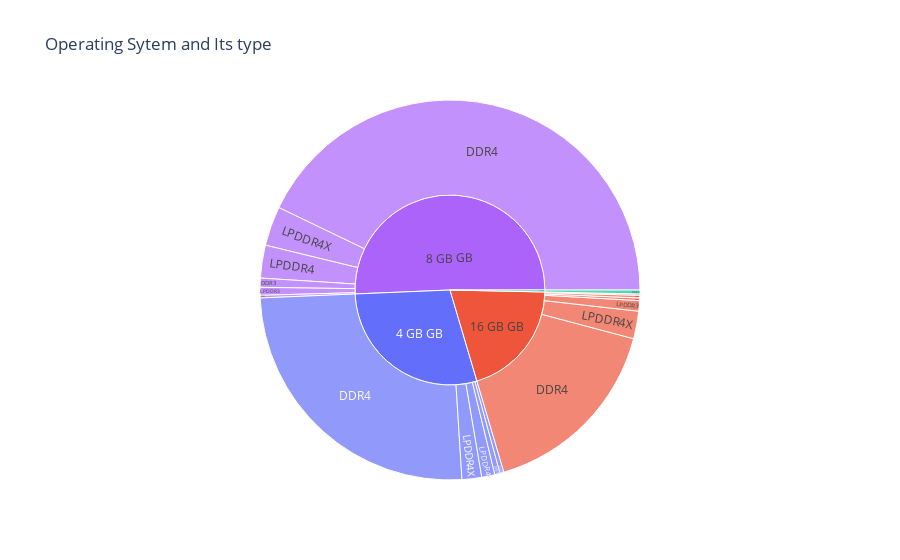

This figure's notebook cell:
### Code cell
fig = px.sunburst(df, path=['ram_gb', 'ram_type'], color='ram_gb',title='Operating Sytem and Its type ')
fig.show()

### Figure 1 — Plotly figure (JSON) as saved in the notebook; plotly's stock layout.template omitted (floating-point values rounded to 4 significant figures)
{"data": [{"branchvalues": "total", "customdata": [["4 GB GB"], ["16 GB GB"], ["32 GB GB"], ["16 GB GB"], ["4 GB GB"], ["16 GB GB"], ["8 GB GB"], ["16 GB GB"], ["8 GB GB"], ["4 GB GB"], ["16 GB GB"], ["16 GB GB"], ["8 GB GB"], ["32 GB GB"], ["16 GB GB"], ["8 GB GB"], ["4 GB GB"], ["8 GB GB"], ["8 GB GB"], ["4 GB GB"], ["4 GB GB"], ["8 GB GB"]], "domain": {"x": [0, 1], "y": [0, 1]}, "hovertemplate": "labels=%{label}<br>count=%{value}<br>parent=%{parent}<br>id=%{id}<br>ram_gb=%{customdata[0]}<extra></extra>", "ids": ["4 GB GB/DDR5", "16 GB GB/DDR3", "32 GB GB", "16 GB GB", "4 GB GB/LPDDR4X", "16 GB GB/LPDDR4X", "8 GB GB/LPDDR4", "16 GB GB/LPDDR4", "8 GB GB/LPDDR3", "4 GB GB", "16 GB GB/LPDDR3", "16 GB GB/DDR5", "8 GB GB/DDR4", "32 GB GB/DDR4", "16 GB GB/DDR4", "8 GB GB/DDR3", "4 GB GB/DDR3", "8 GB GB/DDR5", "8 GB GB", "4 GB GB/LPDDR4", "4 GB GB/DDR4", "8 GB GB/LPDDR4X"], "labels": ["DDR5", "DDR3", "32 GB GB", "16 GB GB", "LPDDR4X", "LPDDR4X", "LPDDR4", "LPDDR4", "LPDDR3", "4 GB GB", "LPDDR3", "DDR5", "DDR4", "DDR4", "DDR4", "DDR3", "DDR3", "DDR5", "8 GB GB", "LPDDR4", "DDR4", "LPDDR4X"], "marker": {"colors": ["#636efa", "#EF553B", "#00cc96", "#EF553B", "#636efa", "#EF553B", "#ab63fa", "#EF553B", "#ab63fa", "#636efa", "#EF553B", "#EF553B", "#ab63fa", "#00cc96", "#EF553B", "#ab63fa", "#636efa", "#ab63fa", "#ab63fa", "#636efa", "#636efa", "#ab63fa"]}, "name": "", "parents": ["4 GB GB", "16 GB GB", "", "", "4 GB GB", "16 GB GB", "8 GB GB", "16 GB GB", "8 GB GB", "", "16 GB GB", "16 GB GB", "8 GB GB", "32 GB GB", "16 GB GB", "8 GB GB", "4 GB GB", "8 GB GB", "", "4 GB GB", "4 GB GB", "8 GB GB"], "type": "sunburst", "values": [4, 2, 3, 180, 15, 21, 25, 1, 6, 259, 8, 2, 384, 3, 146, 7, 3, 2, 454, 10, 227, 30]}], "layout": {"legend": {"tracegroupgap": 0}, "title": {"text": "Operating Sytem and Its type "}}}
